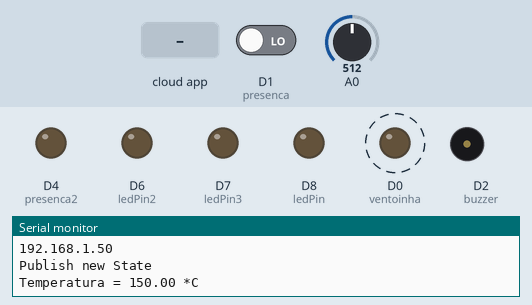
Recording of a sketch running on a simulated ESP8266 (NodeMCU). Shown: output pins drawn as LEDs (lit = HIGH), buzzer (waves = sounding), the last lines printed to the serial monitor. Dashed ring = blinking. Inputs (shaded band) come from the test bench; at power-on: D1 (presenca) LOW, A0 = 512. WiFi joins after 1.5 s; servers stay silent unless stated; the Firebase database answers and starts empty.

Above: at 3.6 s.
3.7 s: the phone or cloud app sets led to 1
At 8.7 s:
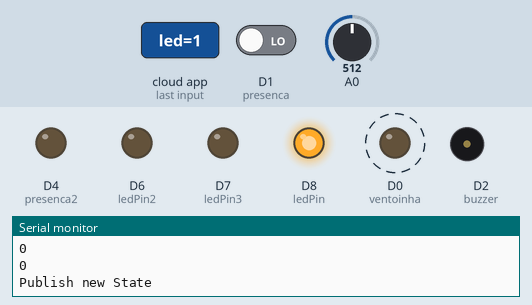
9.8 s: the phone or cloud app sets presence_switch to 1
At 12.1 s:
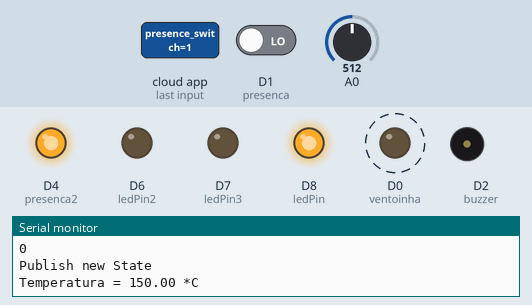
15.9 s: D1 (presenca) driven HIGH
At 18.0 s:
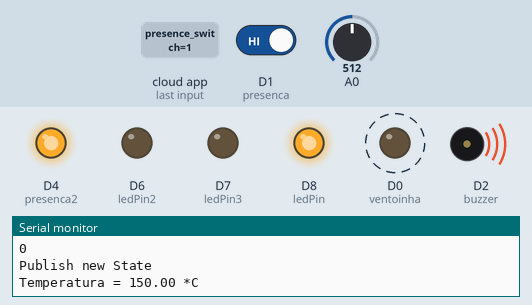
22.0 s: the phone or cloud app sets led2 to 1
At 26.7 s:
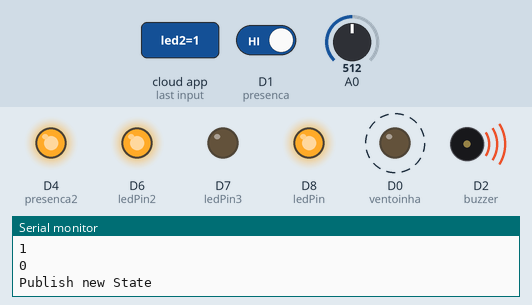
28.1 s: the phone or cloud app sets led3 to 1
At 32.6 s:
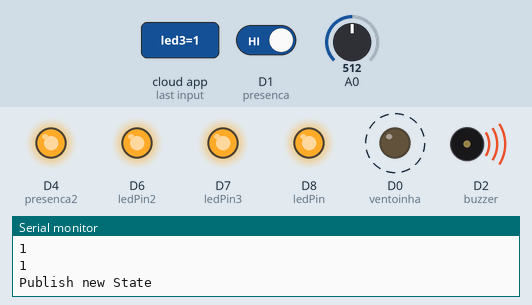
34.2 s: the phone or cloud app sets presence_switch to 0
At 36.7 s:
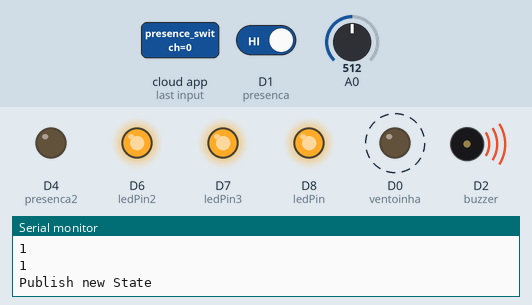
Timing chart, 0 to 40.8 s (numbered marks = the images above; inputs shaded):
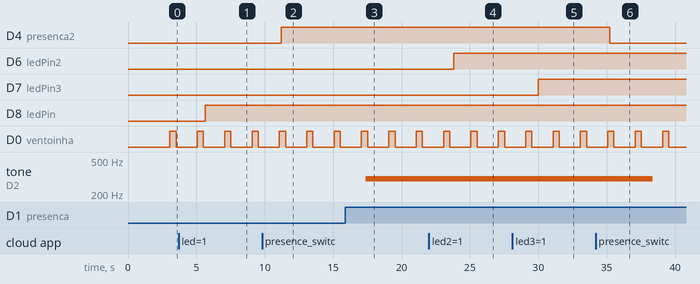

The sketch:

ProjetoFinalV2.ino
```cpp
#include <FirebaseArduino.h>
#include <ESP8266WiFi.h>
#include <Ticker.h>
#include <math.h>

#define FIREBASE_HOST "smart-home-45b06.firebaseio.com"
#define FIREBASE_AUTH "lbBcm5b5ctISfVsKRwc1fVBELe6JoRmG52CNYX5B"
#define PUBLISH_INTERVAL 2000

//#define WIFI_SSID "Quaresma"
//#define WIFI_PASSWORD "15081967"

const char* ssid     = "Xablau";
const char* password = "fuderoso5";

//LEDS
const int ledPin = D8;
const int ledPin2 = D6;
const int ledPin3 = D7;
const int ventoinha = D0;

const int presenca = D1;

//So para saber se ligo ou nao o sensor de presenca
const int presenca2 = D4;

const int buzzer = D2;
const int LM35 = 0;
float temperatura = 0;
int sensor = 0;

Ticker ticker;
bool publishNewState = true;

void publish() {
  publishNewState = true;
}

void setup() {
  Serial.begin(115200);
  delay(10);

  // We start by connecting to a WiFi network

  Serial.println();
  Serial.println();
  Serial.print("Connecting to ");
  Serial.println(ssid);

  WiFi.begin(ssid, password);

  while (WiFi.status() != WL_CONNECTED) {
    delay(500);
    Serial.print(".");
  }

  Serial.println("");
  Serial.println("WiFi connected");
  Serial.println("IP address: ");
  Serial.println(WiFi.localIP());

  pinMode(ledPin, OUTPUT);
  pinMode(ledPin2, OUTPUT);
  pinMode(ledPin3, OUTPUT);
  pinMode(ventoinha, OUTPUT);
  pinMode(presenca2, OUTPUT);
  pinMode(buzzer, OUTPUT);
  pinMode(presenca, INPUT);

  Firebase.begin(FIREBASE_HOST, FIREBASE_AUTH);
  Firebase.setBool("led", false);
  Firebase.setBool("led2", false);
  Firebase.setBool("led3", false);
  Firebase.setBool("presence", false);
  Firebase.setBool("presence_switch", false);
  Firebase.setBool("arCondicionado", false);

  // Registra o ticker para publicar de tempos em tempos
  ticker.attach_ms(PUBLISH_INTERVAL, publish);
}

void loop() {
  //isnan = returns 1 if "not a number"

  if (publishNewState) {
    Serial.println("Publish new State");

    temperatura = tempRead();
    Serial.print("Temperatura = ");
    Serial.print(temperatura);
    Serial.println(" *C");
    if (!isnan(temperatura)) {
      // Manda para o firebase
      Firebase.pushFloat("temperature", temperatura);
      publishNewState = false;
    } else {
      Serial.println("Error Publishing");
    }

    if (temperatura >= 28)
      digitalWrite(ventoinha, HIGH);
    else
      digitalWrite(ventoinha, LOW);
  }

  bool precenceValue = Firebase.getBool("presence_switch");
  digitalWrite(presenca2, precenceValue ? HIGH : LOW);

  int presence = digitalRead(presenca);
  Firebase.setBool("presence", presence == HIGH);

  if (precenceValue) {
    if (presence == HIGH)
      tone(buzzer, 300, 5000);
    else {
      digitalWrite(buzzer, LOW);
    }
  }

  bool arValue = Firebase.getBool("arCondicionado");
  digitalWrite(ventoinha, arValue ? HIGH : LOW);

  bool ledValue1 = Firebase.getBool("led");
  digitalWrite(ledPin, ledValue1 ? HIGH : LOW);

  bool ledValue2 = Firebase.getBool("led2");
  digitalWrite(ledPin2, ledValue2 ? HIGH : LOW);

  bool ledValue3 = Firebase.getBool("led3");
  digitalWrite(ledPin3, ledValue3 ? HIGH : LOW);

  Serial.println(Firebase.getBool("led"));
  Serial.println(Firebase.getBool("led2"));
  Serial.println(Firebase.getBool("led3"));

}

float tempRead() {

  sensor = analogRead(LM35);
  float millivolts = ( sensor / 1024.0) * 3000;
  temperatura = millivolts / 10;
  delay(500);

  return temperatura;

}
```

Measured:
- after the input at 3.7 s, D8 (ledPin): LOW → HIGH after 2.0 s
- after the input at 9.8 s, D4 (presenca2): LOW → HIGH after 1.4 s
- after the input at 15.9 s, tone on D2 (buzzer): silent → 300 Hz after 1.5 s
- after the input at 22.0 s, D6 (ledPin2): LOW → HIGH after 1.8 s
- after the input at 28.1 s, D7 (ledPin3): LOW → HIGH after 1.9 s
- after the input at 34.2 s, D4 (presenca2): HIGH → LOW after 1.0 s; tone on D2 (buzzer): 300 Hz → silent after 4.2 s
- by itself, D0 (ventoinha): alternates HIGH for 0.45 s and LOW for 1.6 s
